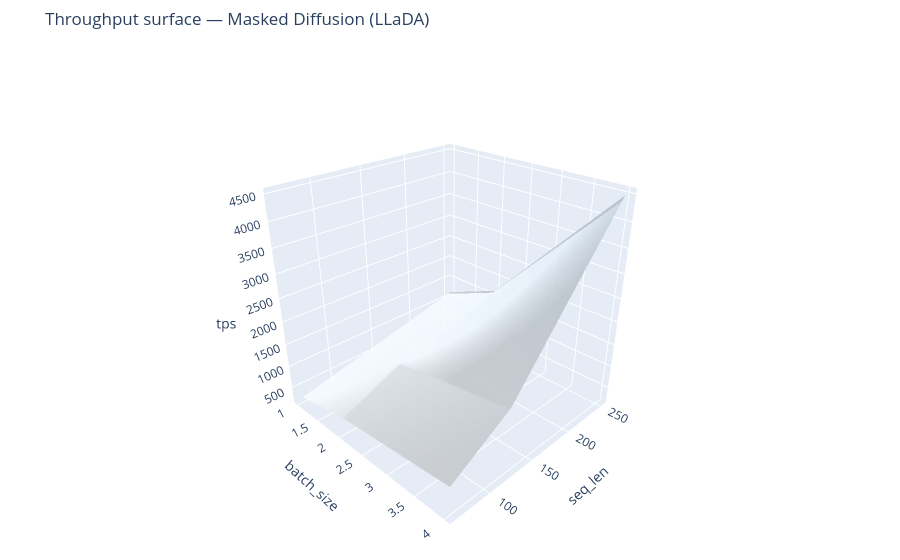

Here is the notebook cell this chart was saved with:
### Markdown cell above
## 8 — Interactive 3-D Plotly surfaces

`plot_3d_from_df` renders a rotatable 3-D surface or scatter directly from any sweep DataFrame —
no `RunProfile` or `MultiRunReport` boilerplate needed.

**Rotate** by clicking and dragging · **Zoom** with scroll · **Hover** for exact values.

### Code cell
# 3D-1: single-paradigm surface (Discrete Diffusion)
fig = plot_3d_from_df(
    batch_df[batch_df.paradigm == 'Discrete'],
    z='tps', title='Throughput surface — Masked Diffusion (LLaDA)',
    show=False,
)
fig.show()

### Figure 1 — Plotly figure (JSON) as saved in the notebook; plotly's stock layout.template omitted (floating-point values rounded to 4 significant figures)
{"data": [{"colorscale": [[0.0, "rgb(247,251,255)"], [0.125, "rgb(222,235,247)"], [0.25, "rgb(198,219,239)"], [0.375, "rgb(158,202,225)"], [0.5, "rgb(107,174,214)"], [0.625, "rgb(66,146,198)"], [0.75, "rgb(33,113,181)"], [0.875, "rgb(8,81,156)"], [1.0, "rgb(8,48,107)"]], "hovertemplate": "batch_size=%{x}<br>seq_len=%{y}<br>tps=%{z:.2f}<extra>Discrete</extra>", "name": "Discrete", "opacity": 0.85, "showscale": false, "type": "surface", "x": [1, 2, 4, 8, 16, 32], "y": [64, 128, 256], "z": [[260.7, 507.6, 733.0], [548.8, 1062.0, 1501.0], [1151.0, 1681.0, 4552.0], [2248.0, 4542.0, 8467.0], [2786.0, 8454.0, 17010.0], [8776.0, 16700.0, 33630.0]]}], "layout": {"legend": {"x": 0.01, "y": 0.99}, "margin": {"b": 0, "l": 0, "r": 0, "t": 50}, "scene": {"camera": {"eye": {"x": 1.6, "y": -1.6, "z": 1.2}}, "xaxis": {"title": {"text": "batch_size"}}, "yaxis": {"title": {"text": "seq_len"}}, "zaxis": {"title": {"text": "tps"}}}, "title": {"text": "Throughput surface — Masked Diffusion (LLaDA)"}}}
